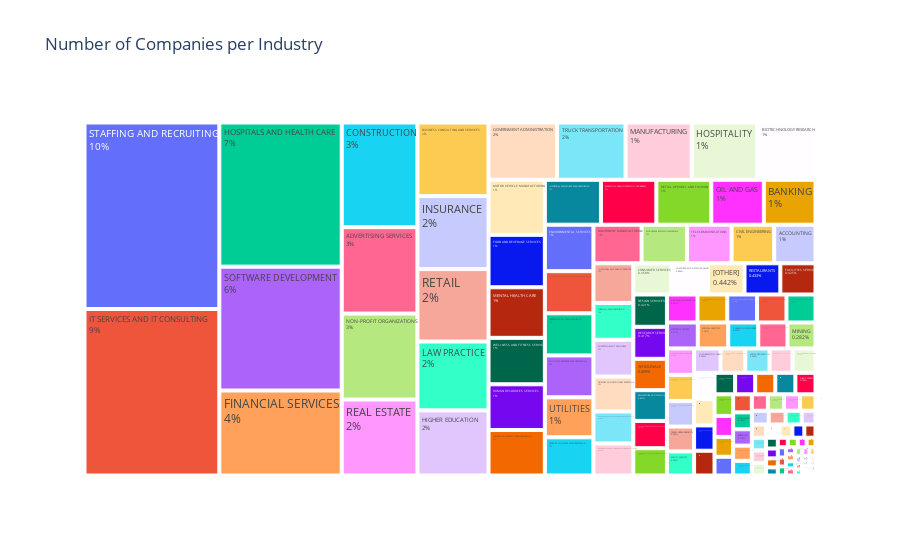

Write notebook code for a chart like this one.
### Code cell
# Group by industry and count the number of companies in each industry
industry_counts = df_companies.explode('industry').groupby('industry')['company_id'].count().reset_index()

# Create a treemap to visualize the different industries and company counts
fig = px.treemap(
    industry_counts,
    path=['industry'],
    values='company_id',
    title='Number of Companies per Industry'
)

fig.update_traces(textinfo='label+percent entry')
fig.update_layout(transition_duration=0)
fig.show()

### Figure 1 — Plotly figure (JSON) as saved in the notebook; plotly's stock layout.template omitted (floating-point values rounded to 4 significant figures; data arrays with more than 128 entries replaced by an {"elided": "..."} marker saying what was removed)
{"data": [{"branchvalues": "total", "domain": {"x": [0, 1], "y": [0, 1]}, "hovertemplate": "labels=%{label}<br>company_id=%{value}<br>parent=%{parent}<br>id=%{id}<extra></extra>", "ids": {"elided": "145 str values"}, "labels": {"elided": "145 str values"}, "name": "", "parents": {"elided": "145 str values"}, "textinfo": "label+percent entry", "type": "treemap", "values": {"elided": "145 int values"}}], "layout": {"legend": {"tracegroupgap": 0}, "title": {"text": "Number of Companies per Industry"}, "transition": {"duration": 0}}}
